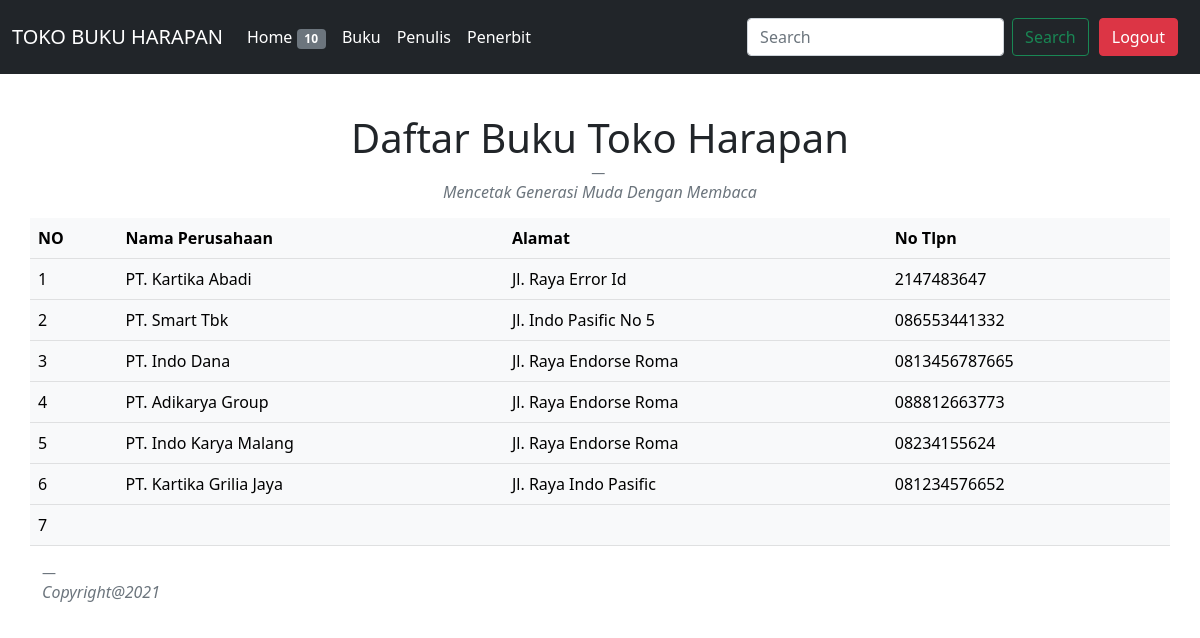
Screenshot of /publisher/index.php with the database file from the repository.
### tables this page shows
CREATE TABLE `publisher` (
  `id` int(11) NOT NULL,
  `company_name` varchar(255) DEFAULT NULL,
  `address` varchar(255) DEFAULT NULL,
  `phone` varchar(15) DEFAULT NULL
);

### publisher/index.php (the view, shortened to what this page needs)
<!DOCTYPE html>
<html lang="en">
<head>
    <link href="https://cdn.jsdelivr.net/npm/bootstrap@5.0.0-beta3/dist/css/bootstrap.min.css" rel="stylesheet">
</head>
<body>
        <nav class="navbar navbar-expand-lg navbar-dark bg-dark">
  <div class="container-fluid">
    <a class="navbar-brand" href="#">TOKO BUKU HARAPAN</a>
    <div class="collapse navbar-collapse" id="navbarTogglerDemo03">
      <ul class="navbar-nav me-auto mb-2 mb-lg-0">
        <li class="nav-item">
          <a class="nav-link active" aria-current="page" href="../index.php">Home
          <span class="badge bg-secondary">10</span>
          </a>
        </li>
        <li class="nav-item">
          <a class="nav-link active" href="../books/index.php">Buku</a>
        </li>
        <li class="nav-item">
          <a class="nav-link active" href="../writers/index.php">Penulis</a>
        </li>
        <li class="nav-item">
          <a class="nav-link active" href="#">Penerbit</a>
        </li>
      </ul>
      <form class="d-flex">
        <input class="form-control me-2" type="search" placeholder="Search" aria-label="Search">
        <button class="btn btn-outline-success" type="submit">Search</button>
      </form>
      <a href="#" class="btn btn-danger" style="margin: 10px">Logout</a>
    </div>
  </div>
</nav>
<br>
<center>
<figure>
  <blockquote class="blockquote">
    <p><h1 class="display-6">Daftar Buku Toko Harapan</h1></p>
  </blockquote>
  <figcaption class="blockquote-footer">
     <cite title="Source Title"><h6>Mencetak Generasi Muda Dengan Membaca</h6></cite>
  </figcaption>
</figure>
</center>
<div class="container">
    <div class="row">
    <table class="table table-light table-hover" >
      <tr>
        <th>NO</th>
        <th>Nama Perusahaan</th>
        <th>Alamat</th>
        <th>No Tlpn</th>
      </tr>
<?php $i = 1; ?>
<?php
            include "../config/conn.php";
            $query = "SELECT * FROM publisher";
            $data = mysqli_query($conn, $query);
            while($d = mysqli_fetch_array($data)){
            ?>
      <tr>
        <td><?= $i; ?></td>
        <td> <?= $d["company_name"]; ?> </td>
        <td><?= $d["address"]; ?></td>
        <td><?= $d["phone"]; ?></td>
      </tr>
  <?php $i++; ?>
<?php } ?>
    </table>
    <figcaption class="blockquote-footer">
     <cite title="Source Title"><h6>Copyright@2021</h6></cite>
  </figcaption>
</div>
</body>
</html>

### rows the page displays
publisher: company_name "PT. Kartika Abadi", address "Jl. Raya Error Id", phone "2147483647"
publisher: company_name "PT. Smart Tbk", address "Jl. Indo Pasific No 5", phone "086553441332"
publisher: company_name "PT. Indo Dana", address "Jl. Raya Endorse Roma", phone "0813456787665"
publisher: company_name "PT. Adikarya Group", address "Jl. Raya Endorse Roma", phone "088812663773"
publisher: company_name "PT. Indo Karya Malang", address "Jl. Raya Endorse Roma", phone "08234155624"
publisher: company_name "PT. Kartika Grilia Jaya", address "Jl. Raya Indo Pasific", phone "081234576652"
